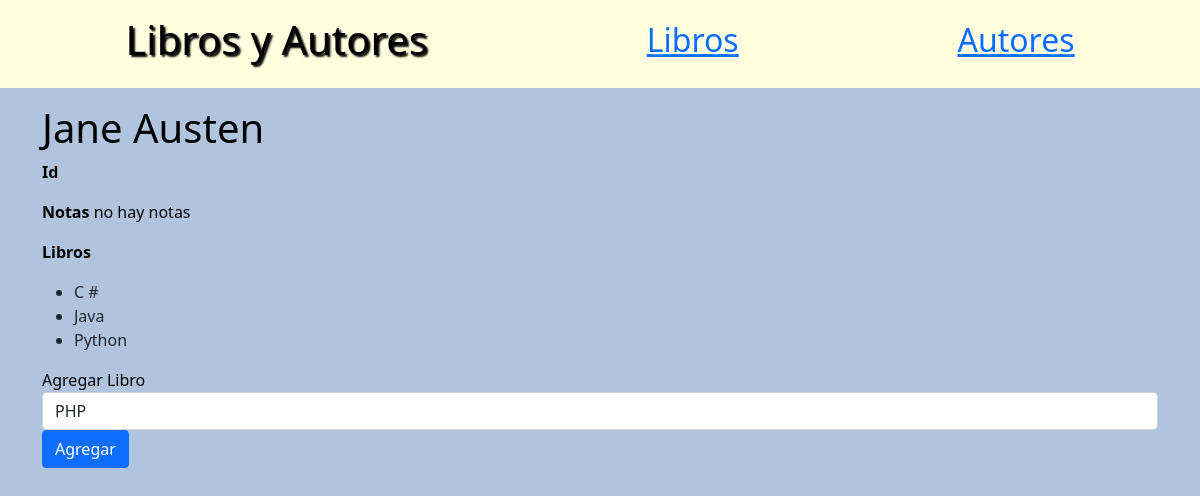
Screenshot of /authors/1 with the database file from the repository.
### books_authors_app/models.py (models this page shows)
class Author(models.Model):
    first_name = models.CharField(max_length=45)
    last_name = models.CharField(max_length=45)
    books = models.ManyToManyField(Book,related_name = 'authors')
    notas = models.TextField(default = 'no hay notas')
    created_at = models.DateTimeField(auto_now_add=True)
    updated_at = models.DateTimeField(auto_now=True)

class Book(models.Model):
    title = models.CharField(max_length=255)
    desc = models.TextField()
    created_at = models.DateTimeField(auto_now_add=True)
    updated_at = models.DateTimeField(auto_now=True)

### books_authors_app/views.py (the view)
# urls.py: path('authors/<int:author_id>',views.show_author),
def show_author(request, author_id):
    author = Author.objects.get(id = author_id)
    context = {
        'author': Author.objects.get(id = author_id),
        'books': Book.objects.exclude(authors__id = author_id)
    }
    return render(request, 'author.html', context)

### books_authors_app/templates/author.html (shortened to what this page needs)
<!DOCTYPE html>
<html lang="en">
<head>
    <link href="https://cdn.jsdelivr.net/npm/bootstrap@5.0.2/dist/css/bootstrap.min.css" rel="stylesheet"
>
    {% load static %}
    <link rel="stylesheet" href="{% static 'css/misestilos.css' %}">
</head>
<body>
    <nav>
        <h1>Libros y Autores</h1>
        <a href="/">Libros</a>
        <a href="/authors">Autores</a>
    </nav>
    <div class="container">
        <h1>{{author.first_name}} {{author.last_name}}</h1>
        <p><strong>Id</strong> {{author_id.id}} </p>
        <p><strong>Notas </strong> {{author.notas}} </p>
        <p><strong> Libros </strong></p>
        <ul>
            {% for book in author.books.all %}
            <li>{{ book.title }}</li>
            {% endfor %}
        </ul>
        {% if books %}
        <form action="/authors/{{ author.id}}/assign" method="POST">
            <div class="form-group">
                <label for="book_id">Agregar Libro</label>
                <select name="book_id" id="book_id" class="form-control">
                    {% for book in books %}
                    <option value="{{book.id}}">{{ book.title }}</option>
                    {% endfor %}
                </select>
            </div>
            <button class="btn btn-primary">Agregar</button>
        </form>
        {% endif %}
    </div>
</body>
</html>

### books_authors_app/static/css/misestilos.css (style rules this page uses)
body { background-color: lightsteelblue; }
h1,h2,h3,h4,h5,p,label { color:rgb(0, 0, 0); }
nav { background: lightyellow; display:flex; justify-content: space-around; margin-bottom: 1em; padding: 1em; }
nav > h1 { text-shadow: 2px 2px 2px black; }
nav > a { font-size: 2rem; text-shadow: 2px 2px 2px white; }

### rows the page displays
Author: first_name "Jane", last_name "Austen", notas "no hay notas"
Book: title "C #"
Book: title "Java"
Book: title "Python"

### other values shown
form field book_id "PHP"
